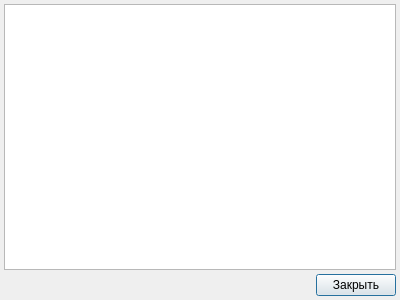
<?xml version="1.0" encoding="UTF-8"?>
<ui version="4.0">
 <class>RelationsClientListDialog</class>
 <widget class="QDialog" name="RelationsClientListDialog">
  <property name="geometry">
   <rect>
    <x>0</x>
    <y>0</y>
    <width>400</width>
    <height>300</height>
   </rect>
  </property>
  <property name="windowTitle">
   <string>Список связанных пациентов</string>
  </property>
  <layout class="QGridLayout" name="gridLayout">
   <property name="margin">
    <number>4</number>
   </property>
   <property name="spacing">
    <number>4</number>
   </property>
   <item row="0" column="0" colspan="2">
    <widget class="CTableView" name="tblRelationsClientList"/>
   </item>
   <item row="1" column="0">
    <spacer name="horizontalSpacer">
     <property name="orientation">
      <enum>Qt::Horizontal</enum>
     </property>
     <property name="sizeHint" stdset="0">
      <size>
       <width>221</width>
       <height>20</height>
      </size>
     </property>
    </spacer>
   </item>
   <item row="1" column="1">
    <widget class="QPushButton" name="btnClose">
     <property name="text">
      <string>Закрыть</string>
     </property>
    </widget>
   </item>
  </layout>
 </widget>
 <customwidgets>
  <customwidget>
   <class>CTableView</class>
   <extends>QTableView</extends>
   <header>library/TableView.h</header>
  </customwidget>
 </customwidgets>
 <resources/>
 <connections/>
</ui>
